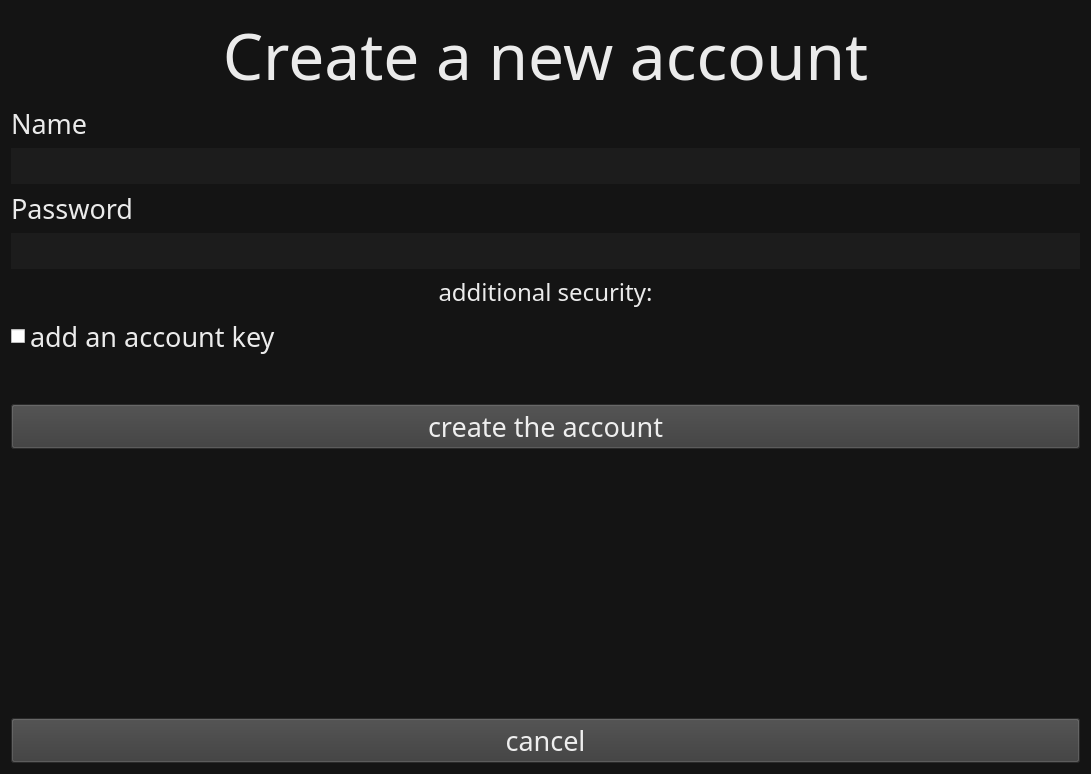
<?xml version="1.0" encoding="UTF-8"?>
<ui version="4.0">
 <class>Form</class>
 <widget class="QWidget" name="Form">
  <property name="geometry">
   <rect>
    <x>0</x>
    <y>0</y>
    <width>1091</width>
    <height>774</height>
   </rect>
  </property>
  <property name="windowTitle">
   <string>Form</string>
  </property>
  <property name="styleSheet">
   <string notr="true">#centralwidget {background-color:rgba(20, 20, 20, 250);}
#Form {background-color:rgba(20, 20, 20, 250);}
QMainWindow{background-color:rgba(20, 20, 20, 250);}

QWidget{
	color:rgba(249, 249, 249, 240);
}

QMenuBar{background-color:rgba(20, 20, 20, 250);}
QMenu{background-color:rgba(20, 20, 20, 250);}
QMenu::item:selected{background-color:rgba(229, 229, 229, 100);}
QMenuBar::item:selected{background-color:rgba(229, 229, 229, 100);}
QListWidget{background-color:rgba(20, 20, 20, 250);}
QSpinBox{background-color:rgba(20, 20, 20, 250);}

QMenu::separator{height:5px; background-color:rgba(191, 191, 191, 100);}

QComboBox {
	color:rgba(193, 193, 193, 250);
	background-color:rgba(29, 29, 29, 250);
	border:none;
}
QComboBox QAbstractItemView{
	color:rgba(193, 193, 193, 250);
	background-color:rgba(29, 29, 29, 250);
	border:none;
}
QLineEdit {
	color:rgba(193, 193, 193, 250);
	background-color:rgba(29, 29, 29, 250);
	border:none;
}
QTextEdit {
	color:rgba(193, 193, 193, 250);
	background-color:rgba(29, 29, 29, 250);
	border:none;
}
QProgressBar {
     border: 0px solid grey;
     border-radius: 0px;
     background-color:rgba(255, 255, 255, 0);
	color:rgba(255, 255, 255, 0);
 }
QProgressBar::chunk
{
background-color: rgb(208, 46, 213);
}
QTableWidget {
    background-color: rgba(29, 29, 29, 250);
    color: rgba(193, 193, 193, 250);
}

QTableWidget::item {
    padding: 4px;
}

QTableWidget::item:selected {
    background-color: rgba(50, 50, 50, 250);
}

QTableWidget::item:focus {
    background-color: rgba(70, 70, 70, 250);
    outline: none;
}

QHeaderView::section {
    background-color: rgba(50, 50, 50, 250);
    color: rgba(193, 193, 193, 250);
    padding: 4px;
    border: none;
}

QHeaderView {
    background-color: rgba(50, 50, 50, 250);
    color: rgba(193, 193, 193, 250);
    padding: 4px;
    border: none;
}

QHeaderView::section:checked {
    background-color: rgba(70, 70, 70, 250);
}
 QTableView QTableCornerButton::section {
    background-color: rgba(50, 50, 50, 250);
 }

QPushButton{background-color:rgba(59, 59, 59, 250);}
QPushButton:hover{background-color:rgba(107, 107, 107, 250);}</string>
  </property>
  <layout class="QVBoxLayout" name="verticalLayout_2">
   <item>
    <widget class="QLabel" name="label">
     <property name="font">
      <font>
       <family>Secular One</family>
       <pointsize>48</pointsize>
      </font>
     </property>
     <property name="text">
      <string>Create a new account</string>
     </property>
     <property name="alignment">
      <set>Qt::AlignCenter</set>
     </property>
    </widget>
   </item>
   <item>
    <layout class="QVBoxLayout" name="verticalLayout">
     <item>
      <widget class="QLabel" name="label_2">
       <property name="sizePolicy">
        <sizepolicy hsizetype="Preferred" vsizetype="Maximum">
         <horstretch>0</horstretch>
         <verstretch>0</verstretch>
        </sizepolicy>
       </property>
       <property name="font">
        <font>
         <family>Secular One</family>
         <pointsize>20</pointsize>
        </font>
       </property>
       <property name="styleSheet">
        <string notr="true">qproperty-alignment: 'AlignLeft';</string>
       </property>
       <property name="text">
        <string>Name</string>
       </property>
      </widget>
     </item>
     <item>
      <widget class="QLineEdit" name="Name">
       <property name="sizePolicy">
        <sizepolicy hsizetype="Expanding" vsizetype="Preferred">
         <horstretch>0</horstretch>
         <verstretch>0</verstretch>
        </sizepolicy>
       </property>
       <property name="font">
        <font>
         <family>Secular One</family>
         <pointsize>18</pointsize>
        </font>
       </property>
       <property name="styleSheet">
        <string notr="true">qproperty-alignment: 'AlignLeft';</string>
       </property>
       <property name="alignment">
        <set>Qt::AlignLeading</set>
       </property>
       <property name="cursorMoveStyle">
        <enum>Qt::VisualMoveStyle</enum>
       </property>
      </widget>
     </item>
     <item>
      <widget class="QLabel" name="label_3">
       <property name="sizePolicy">
        <sizepolicy hsizetype="Preferred" vsizetype="Maximum">
         <horstretch>0</horstretch>
         <verstretch>0</verstretch>
        </sizepolicy>
       </property>
       <property name="font">
        <font>
         <family>Secular One</family>
         <pointsize>20</pointsize>
        </font>
       </property>
       <property name="styleSheet">
        <string notr="true">qproperty-alignment: 'AlignLeft';</string>
       </property>
       <property name="text">
        <string>Password</string>
       </property>
       <property name="alignment">
        <set>Qt::AlignLeading</set>
       </property>
      </widget>
     </item>
     <item>
      <widget class="QLineEdit" name="Password">
       <property name="sizePolicy">
        <sizepolicy hsizetype="Expanding" vsizetype="Minimum">
         <horstretch>0</horstretch>
         <verstretch>0</verstretch>
        </sizepolicy>
       </property>
       <property name="font">
        <font>
         <family>Secular One</family>
         <pointsize>18</pointsize>
        </font>
       </property>
       <property name="styleSheet">
        <string notr="true">qproperty-alignment: 'AlignLeft';</string>
       </property>
       <property name="text">
        <string/>
       </property>
       <property name="echoMode">
        <enum>QLineEdit::Password</enum>
       </property>
       <property name="alignment">
        <set>Qt::AlignLeading</set>
       </property>
       <property name="cursorMoveStyle">
        <enum>Qt::VisualMoveStyle</enum>
       </property>
      </widget>
     </item>
     <item>
      <widget class="QLabel" name="label_4">
       <property name="font">
        <font>
         <family>Secular One</family>
         <pointsize>18</pointsize>
        </font>
       </property>
       <property name="text">
        <string>additional security:</string>
       </property>
       <property name="alignment">
        <set>Qt::AlignCenter</set>
       </property>
      </widget>
     </item>
     <item>
      <widget class="QCheckBox" name="Key">
       <property name="font">
        <font>
         <family>Secular One</family>
         <pointsize>20</pointsize>
        </font>
       </property>
       <property name="cursor">
        <cursorShape>PointingHandCursor</cursorShape>
       </property>
       <property name="text">
        <string>add an account key</string>
       </property>
      </widget>
     </item>
     <item>
      <spacer name="verticalSpacer_2">
       <property name="orientation">
        <enum>Qt::Vertical</enum>
       </property>
       <property name="sizeType">
        <enum>QSizePolicy::Fixed</enum>
       </property>
       <property name="sizeHint" stdset="0">
        <size>
         <width>20</width>
         <height>40</height>
        </size>
       </property>
      </spacer>
     </item>
     <item>
      <widget class="QPushButton" name="Create_account">
       <property name="font">
        <font>
         <family>Secular One</family>
         <pointsize>20</pointsize>
        </font>
       </property>
       <property name="cursor">
        <cursorShape>PointingHandCursor</cursorShape>
       </property>
       <property name="text">
        <string>create the account</string>
       </property>
      </widget>
     </item>
     <item>
      <widget class="QLabel" name="Error">
       <property name="font">
        <font>
         <family>Secular One</family>
         <pointsize>16</pointsize>
        </font>
       </property>
       <property name="styleSheet">
        <string notr="true">color:red;</string>
       </property>
       <property name="text">
        <string/>
       </property>
       <property name="alignment">
        <set>Qt::AlignCenter</set>
       </property>
      </widget>
     </item>
     <item>
      <spacer name="verticalSpacer">
       <property name="orientation">
        <enum>Qt::Vertical</enum>
       </property>
       <property name="sizeType">
        <enum>QSizePolicy::Expanding</enum>
       </property>
       <property name="sizeHint" stdset="0">
        <size>
         <width>20</width>
         <height>40</height>
        </size>
       </property>
      </spacer>
     </item>
    </layout>
   </item>
   <item>
    <widget class="QPushButton" name="Cancel">
     <property name="font">
      <font>
       <family>Secular One</family>
       <pointsize>20</pointsize>
      </font>
     </property>
     <property name="cursor">
      <cursorShape>PointingHandCursor</cursorShape>
     </property>
     <property name="text">
      <string>cancel</string>
     </property>
    </widget>
   </item>
  </layout>
 </widget>
 <resources/>
 <connections/>
</ui>
